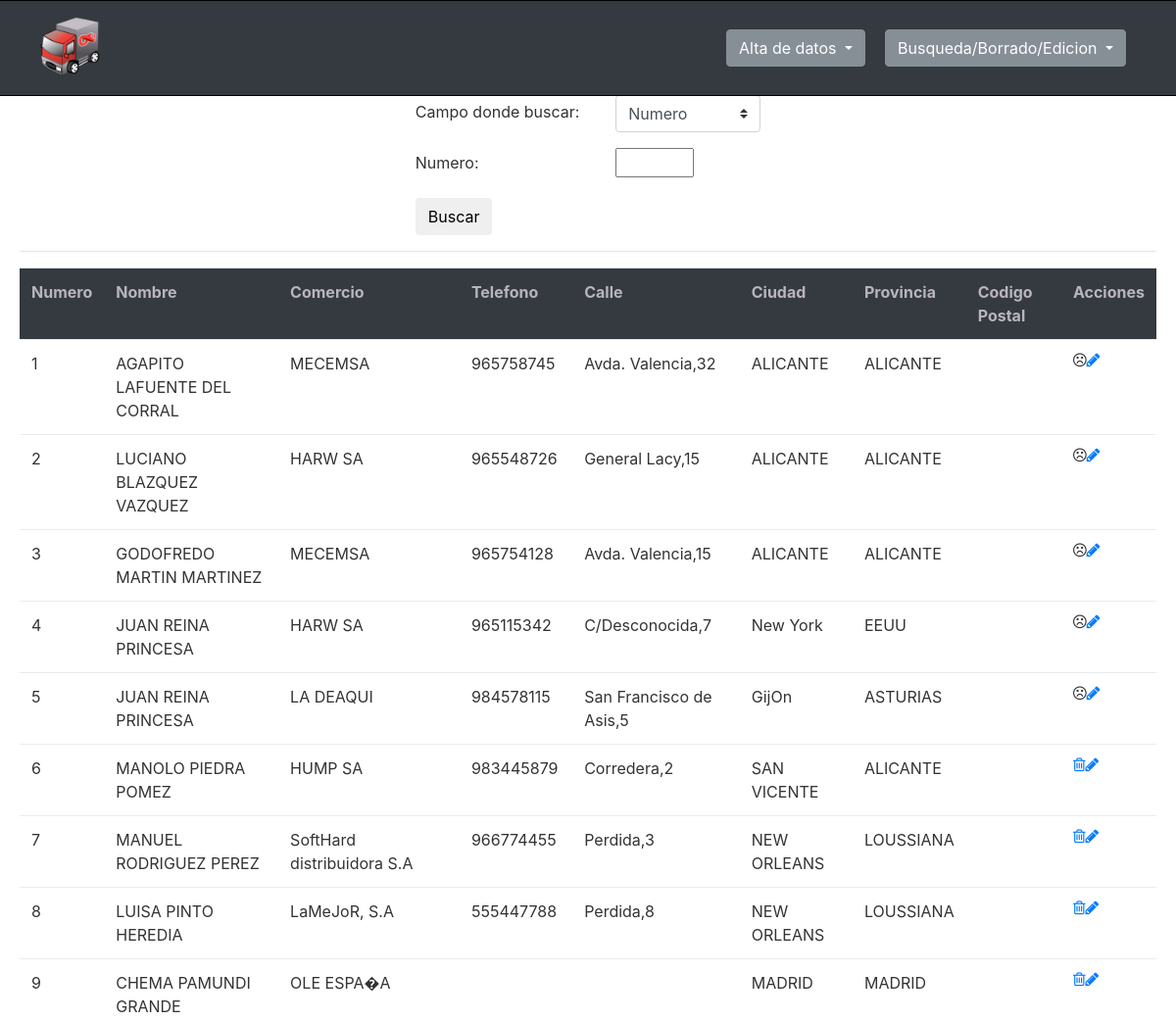
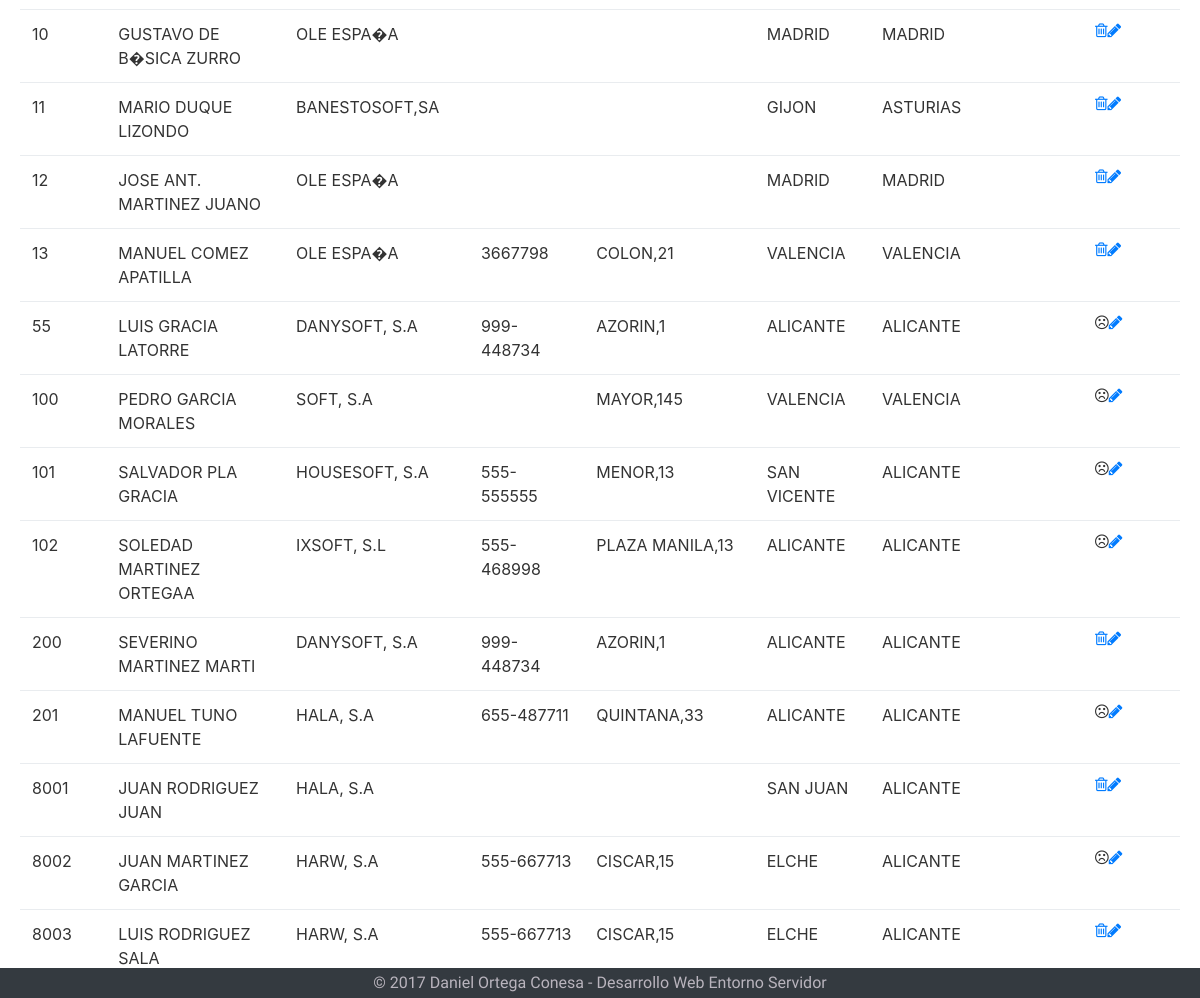
The app's page /ej2/paginas/inicio.php?page=b/bvendedor with its own data (2 pictures, top to bottom).
### tables this page shows
CREATE TABLE VENDEDOR (
    NUMVEND SMALLINT NOT NULL,
    NOMVEND CHAR(30),
    NOMBRECOMER CHAR(30),
    TELEFONO CHAR(15),
    CALLE CHAR(30),
    CIUDAD CHAR(20),
    PROVINCIA CHAR(20),
    COD_POSTAL CHAR(5));

### ej2/paginas/includes/funciones_BBDD.php (called while the page is built, shortened)
<?php
function existeRegistroSimple($conexion, $tabla, $condicion)
{
    $sql = "select * from $tabla where $condicion";
    $resultado = $conexion->query($sql);
    if ($resultado->num_rows <= 0) {
        return false;
    } else {
        return true;
    }
}

### ej2/paginas/pages/b/bvendedor.php (the view, shortened to what this page needs)
<div class="centradohorizontal">
    <form method="post">
        <div class="form-group">
            <label for="campo">Campo donde buscar:</label>
            <select name="campo" id="campo" class="custom-select" onchange="mvend(this.value)">
                <option value="NUMVEND">Numero</option>
            </select>
        </div>
        <div id="opcionales">
            <div class="form-group">
                <label>Numero: </label>
                <input type="number" name="dato" class="form-controls"/>
            </div>
        </div>
        <input type="submit" name="buscar" id="submit" class="btn btn-default" value="Buscar">
    </form>
</div>
<hr/>
<?php
$sentencia = "
SELECT * FROM VENDEDOR WHERE 1=1";
$resultado = $conexion->query($sentencia);
if ($conexion->affected_rows >= 1) {
    echo " <div>
                <table class=' table table-stripped'> ";
    echo "<tr class='thead'>
                <th>Numero</th>
                <th>Nombre</th>
                <th>Comercio</th>
                <th>Telefono</th>
                <th>Calle</th>
                <th>Ciudad</th>
                <th>Provincia</th>
                <th>Codigo Postal</th>
                <th>Acciones</th>
              </tr > ";
    while ($fila = $resultado->fetch_assoc()) {
        echo " <tr>
                    <td> " . $fila["NUMVEND"] . " </td>
                    <td> " . $fila["NOMVEND"] . " </td>
                    <td> " . $fila["NOMBRECOMER"] . " </td>
                    <td> " . $fila["TELEFONO"] . " </td>
                    <td> " . $fila["CALLE"] . " </td>
                    <td> " . $fila["CIUDAD"] . " </td>
                    <td> " . $fila["PROVINCIA"] . " </td>
                    <td> " . $fila["COD_POSTAL"] . " </td>
                    <td>";
        if (!existeRegistroSimple($conexion, "PRECIOSUM", "NUMVEND=" . $fila["NUMVEND"]) && !existeRegistroSimple($conexion, "PEDIDO", "NUMVEND=" . $fila["NUMVEND"] . "")) {
            echo "<a href='inicio.php?page=b/bvendedor&borrar=" . $fila["NUMVEND"] . "'><i class=\"fa fa-trash-o\" aria-hidden=\"true\"></i></a>";
        } else {
            echo "<i class=\"fa fa-frown-o\" aria-hidden=\"true\"></i>";
        }
        echo "<a href='inicio.php?page=u/uvendedor&NUMVEND=" . $fila["NUMVEND"] . "&update=true'><i class=\"fa fa-pencil\" aria-hidden=\"true\"></i>";
        echo "</td>
            </tr > ";
    }
    echo "</table >
            </div > ";
} else {
    echo "Sin resultados";
}
?>

### ej2/paginas/inicio.php (shortened to what this page needs)
<?php
include_once "includes/funciones_BBDD.php";
?>
    <!DOCTYPE html>
    <html>
    <head>
        <link rel="stylesheet" href="../herramientasweb/css/reset.css">
        <link rel="stylesheet" href="../herramientasweb/css/bootstrap.min.css">
        <link rel="stylesheet" href="../herramientasweb/css/font-awesome-4.7.0/css/font-awesome.min.css">
        <link rel="stylesheet" href="style.css">
    </head>
    <body>
    <header>
        <?php include "includes/header.php"; ?>
    </header>
    <div id="contenido">
        <?php include("pages/pages.php"); ?>
    </div>
    <footer id="footer" class="centradohorizontal centradovertical">
        <?php include "includes/footer.php"; ?>
    </footer>
    </body>
    </html>

### ej2/paginas/includes/header.php (shortened to what this page needs)
<nav class="navbar navbar-expand-lg fixed-top navbar-light navbar-small">
    <div class="container-fluid">
        <a class="navbar-brand d-flex py-0 mr-0" href="inicio.php">
            <img class="logo" src="img/logo.png"/>
        </a>
        <div class="collapse navbar-collapse" id="navbarCollapse">
            <ul class="navbar-nav ml-auto">
                <li class="nav-item active align-middle">
                    <div class="dropdown">
                        <button class="btn btn-secondary dropdown-toggle" type="button" id="dropdownMenuButton"
                                data-toggle="dropdown" aria-haspopup="true" aria-expanded="false">
                            Alta de datos
                        </button>
                    </div>
                </li>
                <li class="nav-item active align-middle">
                    <div class="dropdown">
                        <button class="btn btn-secondary dropdown-toggle" type="button" id="dropdownMenuButton"
                                data-toggle="dropdown" aria-haspopup="true" aria-expanded="false">
                            Busqueda/Borrado/Edicion
                        </button>
                    </div>
                </li>
            </ul>
        </div>
    </div>
</nav>

### ej2/paginas/pages/pages.php
<?php
if (!isset($_REQUEST['page'])) {
    include("pages/default.php");
} else {
    include("pages/".$_REQUEST['page'].".php");
}
?>

### ej2/paginas/includes/footer.php
© 2017 Daniel Ortega Conesa - Desarrollo Web Entorno Servidor

### ej2/paginas/style.css (style rules this page uses)
html,body { height:100% }
body { display:grid;grid-template-columns:1fr;grid-template-rows:auto 1fr auto;grid-template-areas:"head" "contenido" "foot";color:#333 !important }
header { margin-top:1px;margin-bottom:30px;padding-bottom:66px;grid-area:head }
header nav { border-top:1px solid black !important;border-bottom:1px solid black !important;background-color:#343a40 !important }
header .logo { height:80px }
#contenido { grid-area:contenido;height:100%;padding:0 20px;overflow:scroll }
#contenido input[type=number] { width:80px }
#contenido table .thead { background-color:#343a40 !important;color:#b9b4bd !important;font-weight:bold }
#contenido label { width:200px }
footer { grid-area:foot;position:fixed;bottom:0;width:100%;height:30px;text-align:center;color:#b9b4bd !important;background-color:#343a40 !important;font-family:'Bungee', cursive }
.centradovertical { display:flex;align-items:center }
.centradohorizontal { display:flex;justify-content:center }
.navbar-nav>li { padding-right:20px }

### records on screen
vendedor: NUMVEND "1", NOMVEND "AGAPITO LAFUENTE DEL CORRAL", NOMBRECOMER "MECEMSA", TELEFONO "965758745", CALLE "Avda. Valencia,32", CIUDAD "ALICANTE", PROVINCIA "ALICANTE"
vendedor: NUMVEND "2", NOMVEND "LUCIANO BLAZQUEZ VAZQUEZ", NOMBRECOMER "HARW SA", TELEFONO "965548726", CALLE "General Lacy,15", CIUDAD "ALICANTE", PROVINCIA "ALICANTE"
vendedor: NUMVEND "3", NOMVEND "GODOFREDO MARTIN MARTINEZ", NOMBRECOMER "MECEMSA", TELEFONO "965754128", CALLE "Avda. Valencia,15", CIUDAD "ALICANTE", PROVINCIA "ALICANTE"
vendedor: NUMVEND "4", NOMVEND "JUAN REINA PRINCESA", NOMBRECOMER "HARW SA", TELEFONO "965115342", CALLE "C/Desconocida,7", CIUDAD "New York", PROVINCIA "EEUU"
vendedor: NUMVEND "5", NOMVEND "JUAN REINA PRINCESA", NOMBRECOMER "LA DEAQUI", TELEFONO "984578115", CALLE "San Francisco de Asis,5", CIUDAD "GijOn", PROVINCIA "ASTURIAS"
vendedor: NUMVEND "6", NOMVEND "MANOLO PIEDRA POMEZ", NOMBRECOMER "HUMP SA", TELEFONO "983445879", CALLE "Corredera,2", CIUDAD "SAN VICENTE", PROVINCIA "ALICANTE"
vendedor: NUMVEND "7", NOMVEND "MANUEL RODRIGUEZ PEREZ", NOMBRECOMER "SoftHard distribuidora S.A", TELEFONO "966774455", CALLE "Perdida,3", CIUDAD "NEW ORLEANS", PROVINCIA "LOUSSIANA"
vendedor: NUMVEND "8", NOMVEND "LUISA PINTO HEREDIA", NOMBRECOMER "LaMeJoR, S.A", TELEFONO "555447788", CALLE "Perdida,8", CIUDAD "NEW ORLEANS", PROVINCIA "LOUSSIANA"
vendedor: NUMVEND "9", NOMVEND "CHEMA PAMUNDI GRANDE", NOMBRECOMER "OLE ESPA�A", CIUDAD "MADRID", PROVINCIA "MADRID"
vendedor: NUMVEND "10", NOMVEND "GUSTAVO DE B�SICA ZURRO", NOMBRECOMER "OLE ESPA�A", CIUDAD "MADRID", PROVINCIA "MADRID"
vendedor: NUMVEND "11", NOMVEND "MARIO DUQUE LIZONDO", NOMBRECOMER "BANESTOSOFT,SA", CIUDAD "GIJON", PROVINCIA "ASTURIAS"
vendedor: NUMVEND "12", NOMVEND "JOSE ANT. MARTINEZ JUANO", NOMBRECOMER "OLE ESPA�A", CIUDAD "MADRID", PROVINCIA "MADRID"
vendedor: NUMVEND "13", NOMVEND "MANUEL COMEZ APATILLA", NOMBRECOMER "OLE ESPA�A", TELEFONO "3667798", CALLE "COLON,21", CIUDAD "VALENCIA", PROVINCIA "VALENCIA"
vendedor: NUMVEND "55", NOMVEND "LUIS GRACIA LATORRE", NOMBRECOMER "DANYSOFT, S.A", TELEFONO "999-448734", CALLE "AZORIN,1", CIUDAD "ALICANTE", PROVINCIA "ALICANTE"
vendedor: NUMVEND "100", NOMVEND "PEDRO GARCIA MORALES", NOMBRECOMER "SOFT, S.A", CALLE "MAYOR,145", CIUDAD "VALENCIA", PROVINCIA "VALENCIA"
vendedor: NUMVEND "101", NOMVEND "SALVADOR PLA GRACIA", NOMBRECOMER "HOUSESOFT, S.A", TELEFONO "555-555555", CALLE "MENOR,13", CIUDAD "SAN VICENTE", PROVINCIA "ALICANTE"
vendedor: NUMVEND "102", NOMVEND "SOLEDAD MARTINEZ ORTEGAA", NOMBRECOMER "IXSOFT, S.L", TELEFONO "555-468998", CALLE "PLAZA MANILA,13", CIUDAD "ALICANTE", PROVINCIA "ALICANTE"
vendedor: NUMVEND "200", NOMVEND "SEVERINO MARTINEZ MARTI", NOMBRECOMER "DANYSOFT, S.A", TELEFONO "999-448734", CALLE "AZORIN,1", CIUDAD "ALICANTE", PROVINCIA "ALICANTE"
vendedor: NUMVEND "201", NOMVEND "MANUEL TUNO LAFUENTE", NOMBRECOMER "HALA, S.A", TELEFONO "655-487711", CALLE "QUINTANA,33", CIUDAD "ALICANTE", PROVINCIA "ALICANTE"
vendedor: NUMVEND "8001", NOMVEND "JUAN RODRIGUEZ JUAN", NOMBRECOMER "HALA, S.A", CIUDAD "SAN JUAN", PROVINCIA "ALICANTE"
vendedor: NUMVEND "8002", NOMVEND "JUAN MARTINEZ GARCIA", NOMBRECOMER "HARW, S.A", TELEFONO "555-667713", CALLE "CISCAR,15", CIUDAD "ELCHE", PROVINCIA "ALICANTE"
vendedor: NUMVEND "8003", NOMVEND "LUIS RODRIGUEZ SALA", NOMBRECOMER "HARW, S.A", TELEFONO "555-667713", CALLE "CISCAR,15", CIUDAD "ELCHE", PROVINCIA "ALICANTE"
